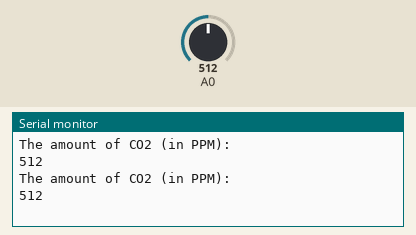
The sketch below on a simulated Arduino Uno, built with avr-gcc and run on an emulated ATmega328P. On the bench: the last lines printed to the serial monitor. The test bench sets the inputs (shaded band); at power-on: A0 = 512.

Above: at 2.8 s.
2.9 s: A0 set to 716
At 4.9 s:
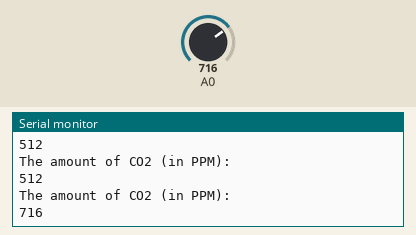
5.6 s: A0 set to 900
At 6.5 s:
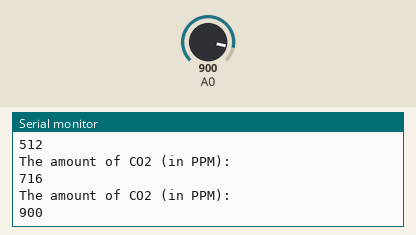
Timing chart, 0 to 8.6 s (numbered marks = the images above; inputs shaded):
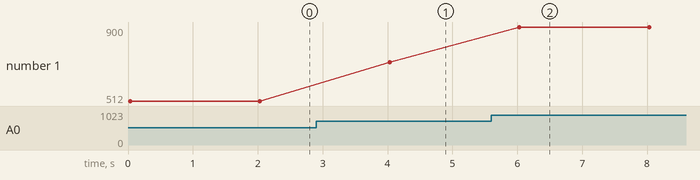

Measured:
- after the input at 2.9 s, the serial monitor: prints a new line after 1.1 s (image 1)
- after the input at 5.6 s, the serial monitor: prints a new line after 0.43 s (image 2)
- plotted number 1: 512 → 716 after the input at 2.9 s, 716 → 900 after the input at 5.6 s

The sketch:

CO2.ino
```cpp
#include <Adafruit_Sensor.h>

void setup() {
  Serial.begin(9600);
}

void loop() {
  int sensorValue = analogRead(A0);
  Serial.println("The amount of CO2 (in PPM): ");
  Serial.println(sensorValue);
  delay(2000);
}
```
